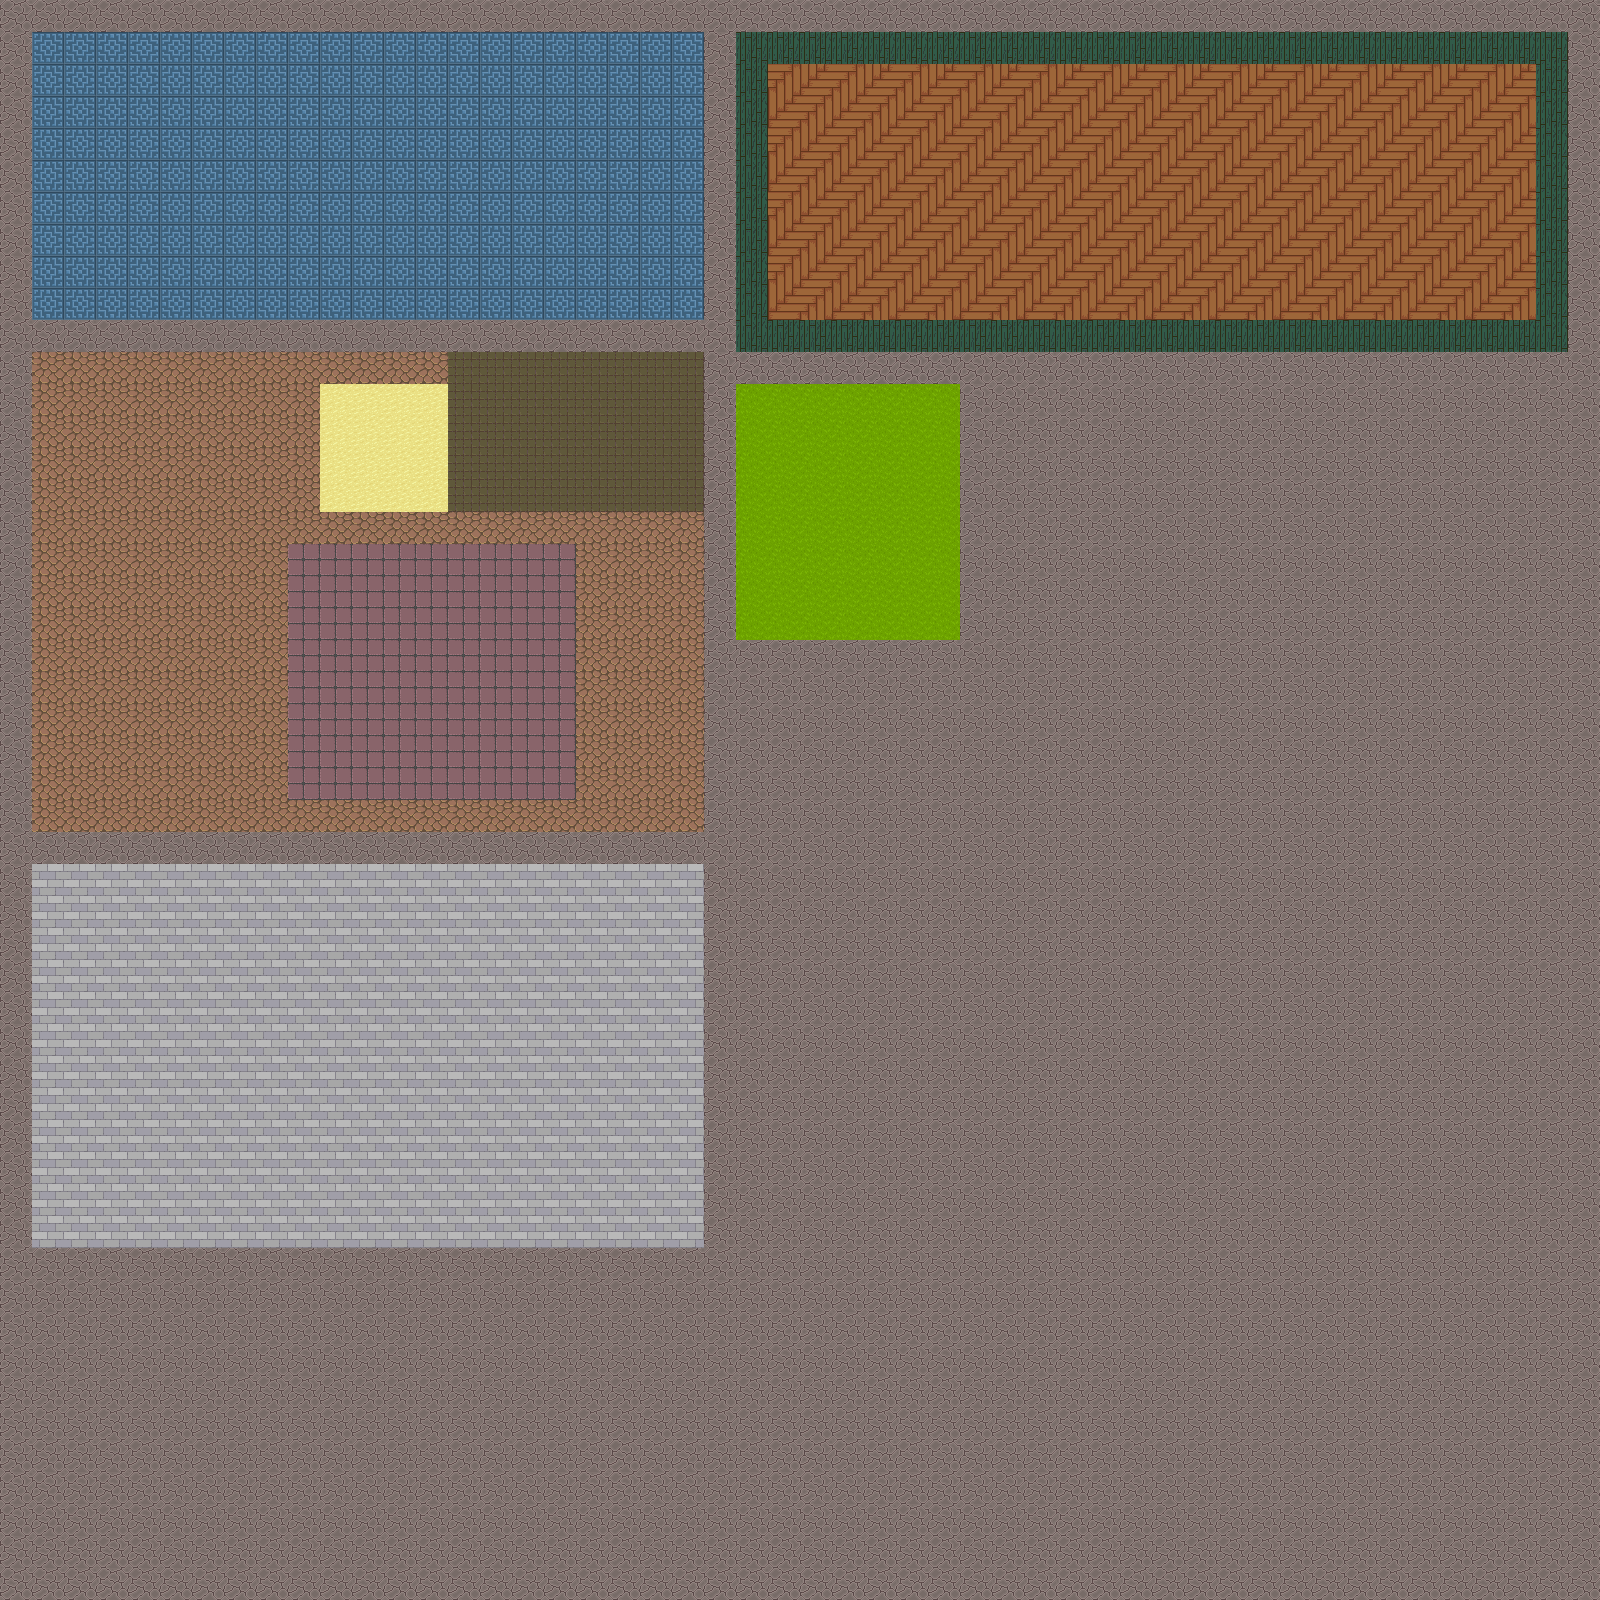

Tiled map render using the project's own tile images. Description and the map definition, with tile-layer contents summarised, below:
An orthogonal 50x50 tile map with 32x32 px tiles, 1 tile layer (Ground), 2 tilesets and 60 objects (crew-eva, crew-carrie-ward, crew-ootah, crew-hamisfore, crew-tommy, ...).

<map version="1.11" tiledversion="1.11.2" orientation="orthogonal" renderorder="right-down" width="50" height="50" tilewidth="32" tileheight="32" infinite="0" nextlayerid="3" nextobjectid="63">
 <tileset firstgid="1" source="../[Base]BaseChip_pipo.tsx" />
 <tileset firstgid="1001" source="../Assorted_LPC/lpc-floors/floors.tsx" />
 <layer id="1" name="Ground" width="50" height="50">
  <data>[2500 cells, 2500 non-empty, 13 distinct tile ids]</data>
 </layer>
 <objectgroup id="2" name="NPCs">
  <object id="1" name="crew-eva" x="32" y="896">
   <point />
  </object>
  <object id="2" name="crew-carrie-ward" x="32" y="960">
   <point />
  </object>
  <object id="3" name="crew-ootah" x="32" y="1024">
   <point />
  </object>
  <object id="4" name="crew-hamisfore" x="32" y="1088">
   <point />
  </object>
  <object id="5" name="crew-tommy" x="32" y="1152">
   <point />
  </object>
  <object id="6" name="dread" x="160" y="480">
   <point />
  </object>
  <object id="7" name="portia" x="320" y="640">
   <point />
  </object>
  <object id="8" name="berty" x="32" y="416">
   <point />
  </object>
  <object id="9" name="jerry" x="96" y="416">
   <point />
  </object>
  <object id="10" name="berber" x="384" y="576">
   <point />
  </object>
  <object id="11" name="kenny-cobblerock" x="32" y="736">
   <point />
  </object>
  <object id="12" name="boneteeth" x="96" y="736">
   <point />
  </object>
  <object id="13" name="throden" x="192" y="416">
   <point />
  </object>
  <object id="14" name="arctic-wind" x="32" y="544">
   <point />
  </object>
  <object id="15" name="bowuf" x="320" y="576">
   <point />
  </object>
  <object id="16" name="zuzu" x="448" y="416">
   <point />
  </object>
  <object id="17" name="berrak" x="128" y="608">
   <point />
  </object>
  <object id="18" name="lazy-flower" x="96" y="544">
   <point />
  </object>
  <object id="19" name="razu-mur-nasaar" x="448" y="576">
   <point />
  </object>
  <object id="20" name="tuura-nasaar" x="160" y="800">
   <point />
  </object>
  <object id="21" name="tobbler" x="32" y="480">
   <point />
  </object>
  <object id="22" name="deldric-helcral" x="160" y="544">
   <point />
  </object>
  <object id="23" name="saelihn-mason" x="224" y="544">
   <point />
  </object>
  <object id="24" name="ekhaas-nasaar" x="32" y="672">
   <point />
  </object>
  <object id="25" name="lop" x="32" y="800">
   <point />
  </object>
  <object id="26" name="epimelas-ordii" x="96" y="800">
   <point />
  </object>
  <object id="27" name="crew-gloria" x="32" y="1216">
   <point />
  </object>
  <object id="28" name="crew-giuseppe" x="96" y="960">
   <point />
  </object>
  <object id="29" name="crew-tom-cox" x="96" y="896">
   <point />
  </object>
  <object id="30" name="mem-hedge-knight-1" x="768" y="416">
   <point />
  </object>
  <object id="31" name="mem-chesire-cat-1" x="832" y="416">
   <point />
  </object>
  <object id="33" name="start" x="720" y="592">
   <point />
  </object>
  <object id="34" name="achuak" x="224" y="800">
   <point />
  </object>
  <object id="35" name="artemisia-fisher" x="96" y="480">
   <point />
  </object>
  <object id="36" name="alpicola-norvegicus" x="32" y="608">
   <point />
  </object>
  <object id="37" name="brug-freeman" x="320" y="416">
   <point />
  </object>
  <object id="38" x="320" y="352" width="128" height="32">
   <text wrap="1" color="#c8c8c8" valign="bottom">Docks+Arena</text>
  </object>
  <object id="39" x="256" y="320" width="256" height="32">
   <text pixelsize="32" wrap="1" halign="center" valign="bottom">v Somewhere v</text>
  </object>
  <object id="40" x="448" y="352" width="128" height="32">
   <text wrap="1" color="#c8c8c8" valign="bottom">District 6</text>
  </object>
  <object id="41" x="288" y="512" width="128" height="32">
   <text wrap="1" color="#c8c8c8" valign="bottom">District 2</text>
  </object>
  <object id="42" x="1024" y="0" width="256" height="32">
   <text pixelsize="32" wrap="1" halign="center" valign="bottom">v Happy Turtle v</text>
  </object>
  <object id="43" x="224" y="832" width="256" height="32">
   <text pixelsize="32" wrap="1" halign="center" valign="bottom">v Party's Crew v</text>
  </object>
  <object id="44" x="224" y="0" width="256" height="32">
   <text pixelsize="32" wrap="1" halign="center" valign="bottom">v NLE v</text>
  </object>
  <object id="45" x="736" y="352" width="256" height="32">
   <text pixelsize="32" wrap="1" halign="center" valign="bottom">v Wonderland v</text>
  </object>
  <object id="46" name="ht-nortle" x="768" y="64">
   <point />
  </object>
  <object id="47" name="ht-lee" x="864" y="64">
   <point />
  </object>
  <object id="48" name="nle-smith" x="32" y="64">
   <point />
  </object>
  <object id="49" name="nle-airen" x="96" y="64">
   <point />
  </object>
  <object id="50" name="nle-althea" x="160" y="64">
   <point />
  </object>
  <object id="51" name="nle-boo" x="224" y="64">
   <point />
  </object>
  <object id="52" name="nle-nortle" x="288" y="64">
   <point />
  </object>
  <object id="53" name="nle-cade" x="352" y="64">
   <point />
  </object>
  <object id="54" name="nle-doc" x="416" y="64">
   <point />
  </object>
  <object id="55" name="nle-ella" x="480" y="64">
   <point />
  </object>
  <object id="56" name="nle-frederick" x="544" y="64">
   <point />
  </object>
  <object id="57" name="nle-kenji" x="608" y="64">
   <point />
  </object>
  <object id="58" name="nle-louis" x="32" y="128">
   <point />
  </object>
  <object id="59" name="nle-vilyth" x="96" y="128">
   <point />
  </object>
  <object id="60" name="teleport-menu" x="704" y="480">
   <point />
  </object>
  <object id="62" name="battle-test" x="768" y="680">
   <point />
  </object>
 </objectgroup>
</map>
